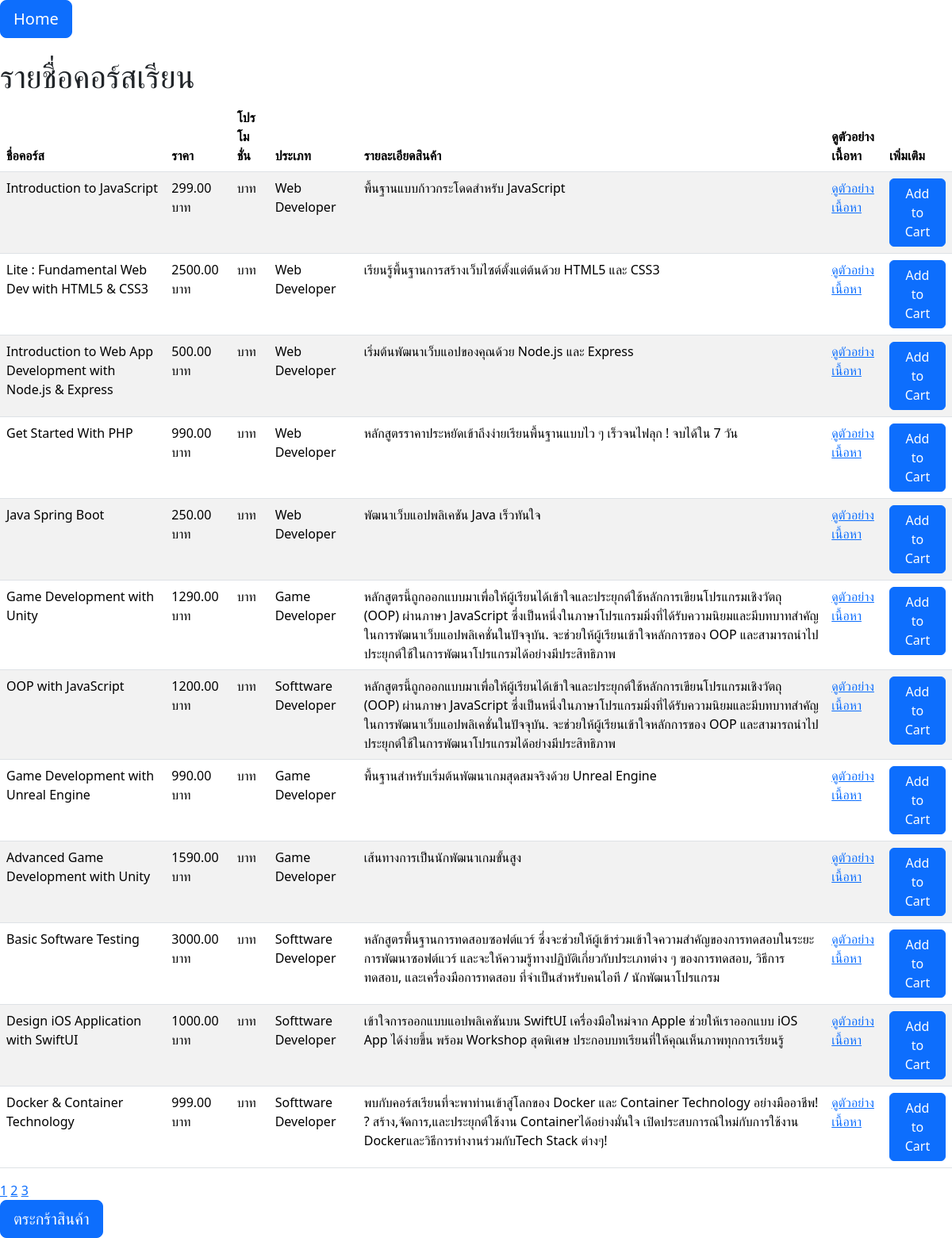
/productCatalogPagination.php, run on the app's committed database.
### tables this page shows
CREATE TABLE `course` (
  `course_id` int(11) NOT NULL,
  `user_username` varchar(100) NOT NULL,
  `course_img` varchar(100) NOT NULL,
  `course_name` varchar(150) NOT NULL,
  `course_price` decimal(10,2) NOT NULL,
  `course_promotion` varchar(7) DEFAULT NULL,
  `user_promotion` int(11) NOT NULL,
  `course_detail` varchar(500) NOT NULL,
  `course_example` varchar(100) NOT NULL,
  `rate_id` int(11) NOT NULL,
  `course_seller` int(11) DEFAULT NULL,
  `course_notsell` int(11) NOT NULL,
  `course_certificate` varchar(70) NOT NULL,
  `type_id` int(11) NOT NULL,
  `requirements` longtext NOT NULL,
  `description` longtext NOT NULL,
  `suitable_for` longtext NOT NULL,
  `income` varchar(7) DEFAULT NULL,
  `30per` varchar(7) DEFAULT NULL,
  `seller_id` int(11) NOT NULL
);

CREATE TABLE `type` (
  `type_id` int(11) NOT NULL,
  `type_name` varchar(20) NOT NULL
);

### productCatalogPagination.php (the view, shortened to what this page needs)
<?php
require_once "conn.php";
$results_per_page = 12;
$current_page = isset($_GET['page']) ? $_GET['page'] : 1;
$offset = ($current_page - 1) * $results_per_page;
$stmt = $conn->prepare("SELECT course.*, type.type_name FROM course INNER JOIN type ON course.type_id = type.type_id LIMIT :offset, :results_per_page");
$stmt->bindParam(':offset', $offset, PDO::PARAM_INT);
$stmt->bindParam(':results_per_page', $results_per_page, PDO::PARAM_INT);
$stmt->execute();
$courses = $stmt->fetchAll(PDO::FETCH_ASSOC);
$total_pages = ceil($conn->query("SELECT COUNT(*) FROM course")->fetchColumn() / $results_per_page);
?>
<!DOCTYPE html>
<html lang="en">
<head>
    <link href="https://cdn.jsdelivr.net/npm/bootstrap@5.3.3/dist/css/bootstrap.min.css" rel="stylesheet"
>
</head>
<body>
    <a class="btn btn-lg btn-primary" href="home.php" role="button">Home</a>
    <br><br>
    <h1>รายชื่อคอร์สเรียน</h1>
    <table class="table table-striped">
        <thead>
            <tr>
                <th>ชื่อคอร์ส</th>
                <th>ราคา</th>
                <th>โปรโมชั่น</th>
                <th>ประเภท</th>
                <th>รายละเอียดสินค้า</th>
                <th>ดูตัวอย่างเนื้อหา</th>
                <th>เพิ่มเติม</th>
            </tr>
        </thead>
        <tbody>
            <?php foreach ($courses as $course): ?>
            <tr>
                <td><?= $course['course_name'] ?></td>
                <td><?= $course['course_price'] ?> บาท</td>
                <td><?= $course['course_promotion'] ?> บาท</td>
                <td><?= $course['type_name'] ?></td>
                <td><?= $course['course_detail'] ?></td>
                <td><a href="<?= $course['course_example'] ?>">ดูตัวอย่างเนื้อหา</a></td>
                <td>
                    <form action="order.php" method="post">
                        <button type="submit" class="btn btn-primary">Add to Cart</button>
                    </form>
                </td>
            </tr>
            <?php endforeach; ?>
        </tbody>
    </table>
    <div>
        <?php for ($page = 1; $page <= $total_pages; $page++): ?>
        <a href='home.php?page=<?= $page ?>'><?= $page ?></a>
        <?php endfor; ?>
    </div>
    <a class="btn btn-lg btn-primary" href="cart.php" role="button">ตระกร้าสินค้า</a>
</body>
</html>

### data on the page
course: course_name "Introduction to JavaScript", course_price "299.00", type.type_name "Web Developer", course_detail "พื้นฐานแบบก้าวกระโดดสำหรับ JavaScript"
course: course_name "Lite : Fundamental Web Dev with HTML5 & CSS3", course_price "2500.00", type.type_name "Web Developer", course_detail "เรียนรู้พื้นฐานการสร้างเว็บไซต์ตั้งแต่ต้นด้วย HTML5 และ CSS3"
course: course_name "Introduction to Web App Development with Node.js & Express", course_price "500.00", type.type_name "Web Developer", course_detail "เริ่มต้นพัฒนาเว็บแอปของคุณด้วย Node.js และ Express"
course: course_name "Get Started With PHP", course_price "990.00", type.type_name "Web Developer", course_detail "หลักสูตรราคาประหยัดเข้าถึงง่ายเรียนพื้นฐานแบบไว ๆ เร็วจนไฟลุก ! จบได้ใน 7 วัน"
course: course_name "Java Spring Boot", course_price "250.00", type.type_name "Web Developer", course_detail "พัฒนาเว็บแอปพลิเคชัน Java เร็วทันใจ"
course: course_name "Game Development with Unity", course_price "1290.00", type.type_name "Game Developer", course_detail "หลักสูตรนี้ถูกออกแบบมาเพื่อให้ผู้เรียนได้เข้าใจและประยุกต์ใช้หลักการเขียนโปรแกรมเชิงวัตถุ (OOP) ผ่านภาษา JavaScript ซึ่งเป็นหนึ่งในภาษาโปรแกรมมิ่งที่ได้รับความนิยมและมีบทบาทสำคัญในการพัฒนาเว็บแอปพลิเคชั่นในปัจจุบัน. จะช่วยให้ผู้เรียนเข้าใจหลักการของ OOP และสามารถนำไปประยุกต์ใช้ในการพัฒนาโปรแกรมได้อย่างมีประสิทธิภาพ"
course: course_name "OOP with JavaScript", course_price "1200.00", type.type_name "Softtware Developer", course_detail "หลักสูตรนี้ถูกออกแบบมาเพื่อให้ผู้เรียนได้เข้าใจและประยุกต์ใช้หลักการเขียนโปรแกรมเชิงวัตถุ (OOP) ผ่านภาษา JavaScript ซึ่งเป็นหนึ่งในภาษาโปรแกรมมิ่งที่ได้รับความนิยมและมีบทบาทสำคัญในการพัฒนาเว็บแอปพลิเคชั่นในปัจจุบัน. จะช่วยให้ผู้เรียนเข้าใจหลักการของ OOP และสามารถนำไปประยุกต์ใช้ในการพัฒนาโปรแกรมได้อย่างมีประสิทธิภาพ"
course: course_name "Game Development with Unreal Engine", course_price "990.00", type.type_name "Game Developer", course_detail "พื้นฐานสำหรับเริ่มต้นพัฒนาเกมสุดสมจริงด้วย Unreal Engine"
course: course_name "Advanced Game Development with Unity", course_price "1590.00", type.type_name "Game Developer", course_detail "เส้นทางการเป็นนักพัฒนาเกมขั้นสูง"
course: course_name "Basic Software Testing", course_price "3000.00", type.type_name "Softtware Developer", course_detail "หลักสูตรพื้นฐานการทดสอบซอฟต์แวร์ ซึ่งจะช่วยให้ผู้เข้าร่วมเข้าใจความสำคัญของการทดสอบในระยะการพัฒนาซอฟต์แวร์ และจะให้ความรู้ทางปฏิบัติเกี่ยวกับประเภทต่าง ๆ ของการทดสอบ, วิธีการทดสอบ, และเครื่องมือการทดสอบ ที่จำเป็นสำหรับคนไอที / นักพัฒนาโปรแกรม"
course: course_name "Design iOS Application with SwiftUI", course_price "1000.00", type.type_name "Softtware Developer", course_detail "เข้าใจการออกแบบแอปพลิเคชันบน SwiftUI เครื่องมือใหม่จาก Apple ช่วยให้เราออกแบบ iOS App ได้ง่ายขึ้น พร้อม Workshop สุดพิเศษ ประกอบบทเรียนที่ให้คุณเห็นภาพทุกการเรียนรู้"
course: course_name "Docker & Container Technology", course_price "999.00", type.type_name "Softtware Developer", course_detail "พบกับคอร์สเรียนที่จะพาท่านเข้าสู่โลกของ Docker และ Container Technology อย่างมืออาชีพ! ? สร้าง,จัดการ,และประยุกต์ใช้งาน Containerได้อย่างมั่นใจ เปิดประสบการณ์ใหม่กับการใช้งาน Dockerและวิธีการทำงานร่วมกับTech Stack ต่างๆ!"
